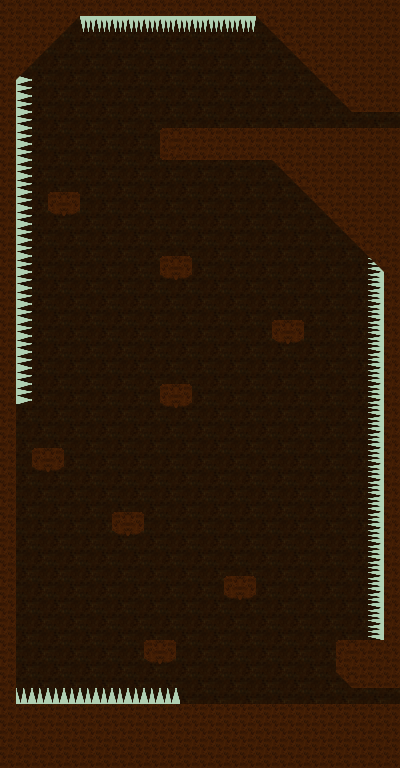

A level layout from a 2D game, rendered from its tile map. Below: a short description, then the map file with tile-grid data replaced by summaries:
An orthogonal 25x48 tile map with 16x16 px tiles, 3 tile layers (back, collideGround, front) and 9 objects (egg).

<map version="1.0" tiledversion="1.0.3" orientation="orthogonal" renderorder="right-down" width="25" height="48" tilewidth="16" tileheight="16" nextobjectid="39">
 <tileset firstgid="1" name="tileground" tilewidth="16" tileheight="16" tilecount="64" columns="8">
  <image source="../assets/tileset/tileset.png" width="128" height="128" />
  <tile id="0">
   <properties>
    <property name="collides" type="bool" value="true" />
   </properties>
  </tile>
  <tile id="1">
   <properties>
    <property name="collides" type="bool" value="true" />
   </properties>
  </tile>
  <tile id="9">
   <properties>
    <property name="collides" type="bool" value="true" />
   </properties>
  </tile>
  <tile id="17">
   <properties>
    <property name="collides" type="bool" value="true" />
   </properties>
  </tile>
  <tile id="25">
   <properties>
    <property name="collides" type="bool" value="true" />
   </properties>
  </tile>
 </tileset>
 <layer name="back" width="25" height="48" opacity="0.5">
  <data>[1200 cells, 1200 non-empty, 4 distinct tile ids]</data>
 </layer>
 <layer name="collideGround" width="25" height="48">
  <data>[1200 cells, 409 non-empty, 7 distinct tile ids]</data>
 </layer>
 <objectgroup name="doors">
  <object id="29" gid="9" x="384" y="704" width="16" height="16">
   <properties>
    <property name="destination" value="map14" />
    <property name="key" value="door" />
    <property name="open" type="bool" value="true" />
    <property name="openWith" value="any" />
    <property name="playerX" type="int" value="1" />
    <property name="playerY" type="int" value="11" />
    <property name="side" value="left" />
   </properties>
  </object>
  <object id="31" gid="9" x="384" y="128" width="16" height="16">
   <properties>
    <property name="destination" value="map16" />
    <property name="key" value="door" />
    <property name="open" type="bool" value="true" />
    <property name="openWith" value="any" />
    <property name="playerX" type="int" value="1" />
    <property name="playerY" type="int" value="7" />
    <property name="side" value="left" />
   </properties>
  </object>
 </objectgroup>
 <objectgroup name="eggs">
  <object id="30" name="egg" gid="17" x="320" y="128" width="16" height="16">
   <properties>
    <property name="ability" value="egg" />
    <property name="egg" type="bool" value="true" />
    <property name="id" value="8" />
    <property name="key" value="egg" />
   </properties>
  </object>
 </objectgroup>
 <objectgroup name="enemies">
  <object id="32" gid="18" x="112" y="240" width="16" height="16">
   <properties>
    <property name="key" value="spike" />
   </properties>
  </object>
  <object id="33" gid="18" x="96" y="432" width="16" height="16">
   <properties>
    <property name="key" value="spike" />
   </properties>
  </object>
  <object id="34" gid="18" x="224" y="368" width="16" height="16">
   <properties>
    <property name="key" value="spike" />
   </properties>
  </object>
  <object id="35" gid="18" x="176" y="560" width="16" height="16">
   <properties>
    <property name="key" value="spike" />
   </properties>
  </object>
  <object id="36" gid="18" x="288" y="560" width="16" height="16">
   <properties>
    <property name="key" value="spike" />
   </properties>
  </object>
  <object id="37" gid="18" x="224" y="240" width="16" height="16">
   <properties>
    <property name="key" value="spike" />
   </properties>
  </object>
 </objectgroup>
 <layer name="front" width="25" height="48">
  <data>[1200 cells, 12 non-empty, 3 distinct tile ids]</data>
 </layer>
</map>
